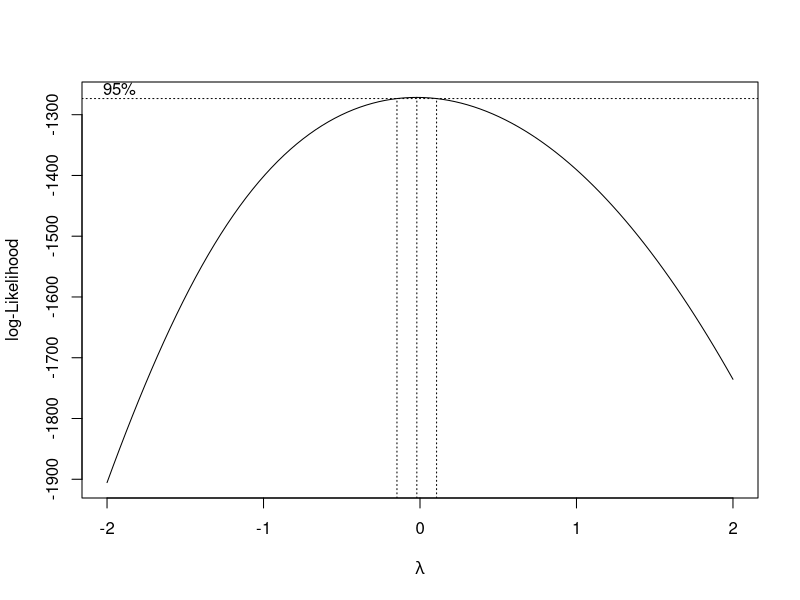
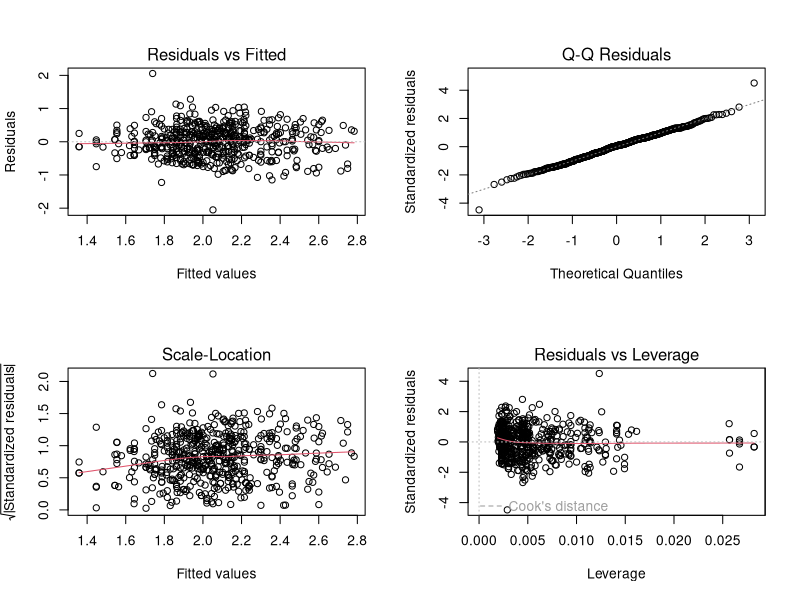

The R source for these figures, in order: (Note: this script raises an error after producing the figures.)
## ---- chunk 1
# Clear plots
if(!is.null(dev.list())) dev.off()

# Clean workspace
rm(list=ls())
library(car)
library(FactoMineR)
library(lmtest)
library(effects)
library(AER)
## ---- chunk 2
library(AER)
data("CPS1985")
df <- CPS1985
# df <- df[-444,]
summary(df)
cor(df[,1:4])

m0 <- lm( wage~education+experience+age, data=df)
summary(m0)
vif(m0) #Extremely high vif


library(MASS)
#We should apply a transformation on the target:
boxcox(wage~education+experience, data = df) #lambda=0, log transformation
#And transformations on our predictors
boxTidwell(log(wage)~education+I(experience+0.5), data = df)
# From before, we know that age and experience are highly correlated so both should not be included in the model.
m1 <- lm( log(wage) ~ I(education^2) + log(I(experience+0.5)) , data=df)
summary(m1)
vif(m1) #Much better than before
par(mfrow=c(2,2))
plot( m1, id.n=0 )
par(mfrow=c(1,1))

residualPlots( m1 )
avPlots(m1, id=list(method=list(cooks.distance(m1),"x"), n = 5))
crPlots(m1)
marginalModelPlots(m1) #How my model fits the data
library(effects)
plot(allEffects(m1))

llres<-which(abs(rstudent(m1))>3);llres
llhat<-which(hatvalues(m1)>3*length(coef(m1))/nrow(df));llhat
llcoo<-Boxplot(cooks.distance(m1), id=list(n=2,labels=row.names(df)))
influencePlot(m1)
df[llres,]
# Characteristics of the influential observations:
ll<-which(row.names(df) %in% c("170", "199"));ll
# ll<-which(row.names(df) %in% c("107","170","199","415","62"));ll
df[ll,]
# df<-df[-ll,]

m2 <- lm( log(wage) ~ I(education^2) + log(I(experience)+0.5), data=df[-ll,])
summary(m2)
vif(m2)
par(mfrow=c(2,2))
plot( m2, id.n=0 )
par(mfrow=c(1,1))

residualPlots( m2 )
avPlots(m2, id=list(method=list(cooks.distance(m2),"x"), n = 7))
marginalModelPlots(m2)
library(effects)
plot(allEffects(m2))

llres<-which(abs(rstudent(m2))>3);llres
llhat<-which(hatvalues(m2)>3*length(coef(m2))/nrow(df));llhat
llcoo<-Boxplot(cooks.distance(m2), id=list(n=2,labels=row.names(df[-ll,])))
influencePlot(m2, id=list(n=5,method="noteworthy"))

names(df)
m2 <- lm( log(wage) ~ I(education^2) + log(I(experience)+0.5) + ethnicity+region+gender+occupation+sector+union+married, data=df[-ll,])
Anova(m2) #Net effects test

# ll<-which(row.names(df) %in% c("415","170","199", "107","62","350","346","75"));ll
m3 <- lm( log(wage) ~ I(education^2) + log(I(experience)+0.5) + region+gender+occupation+sector+union+ethnicity, data=df[-ll,])
Anova(m3)
vif(m3)
summary(m3)
AIC(m3)
m4 <- step( m3 )
influencePlot(m4,id=list(n=4,method="noteworthy"))

# New categorical variables can be extracted from the actual ones?
df$sectother<-0
ll<-which(df$sector=="other")
df$sectother[ll]<-1
df$sectother <- factor( df$sectother, labels=c("SecOth-No","SecOth-Yes"))
table(df$occupation)

df$f.occ<-0
ll<-which(df$occupation %in% c("technical","management"))
df$f.occ[ll]<-1
df$f.occ <- factor( df$f.occ, labels=c("f.occ-Base","f.occ-TeMn"))

df$f.cauc<-0
ll<-which(df$ethnicity %in% c("cauc"))
df$f.cauc[ll]<-1
df$f.cauc <- factor( df$f.cauc, labels=c("f.cauc-No","f.cauc-Yes"))

ll<-which(row.names(df) %in% c("170", "199"));ll
# ll<-which(row.names(df) %in% c("415","170","199", "107","62","350","346","75"));ll
m4 <- lm( log(wage) ~ I(education^2) + log(I(experience)+0.5) + region+gender+f.occ+sectother+union+f.cauc, data=df[-ll,])
Anova(m4)
vif(m4)
summary(m4)
AIC(m4,m3)

plot(allEffects(m4))

m5 <- lm( log(wage) ~ (I(education^2) + log(I(experience)+0.5) )* ( region+gender+f.occ+sectother+union+f.cauc), data=df[-ll,])

m6 <- step( m5 ) 
summary( m6 )
m7 <- step( m5, k=log(nrow(df)))
summary( m7 ) #Inclusion of all the variables and step automatically eliminates the non-necessary ones
plot(allEffects(m7))
plot(Effect(c("education","sectother"),m7))

vif(m7,type="predictor")
par(mfrow=c(2,2))
plot( m7, id.n=0 )
par(mfrow=c(1,1))

residualPlots( m7 )
avPlots(m7, id=list(method=list(cooks.distance(m7),"x"), n = 7))
marginalModelPlots(m7)


influencePlot( m7, id=list(n=4,method="noteworthy"))
llres<-which(abs(rstudent(m7))>3);llres
llhat<-which(hatvalues(m7)>3*length(coef(m7))/nrow(df));llhat
llcoo<-Boxplot(cooks.distance(m7),id=list(labels=row.names(df[-c(171,200),])))
llCH<-which(cooks.distance(m7) > 4/(nrow(df)-length(coef(m7))));llCH
influencePlot(m7)

Anova(m7)
ll<-which(row.names(df) %in% c("170", "199","408"));ll
m8  <- lm(log(wage) ~ poly(education,2) + log(I(experience) + 
    0.5) + gender + f.occ + sectother + union + poly(education,2):sectother + 
    log(I(experience) + 0.5):gender, data = df[-ll, ])
summary( m8 )
residualPlots(m8)

step(m8,k=log(nrow(df)))
step(m8)
coeftest(m8, vcov = vcovHC(m8, type = "HC0"))
coefci(m8, vcov = vcovHC)
